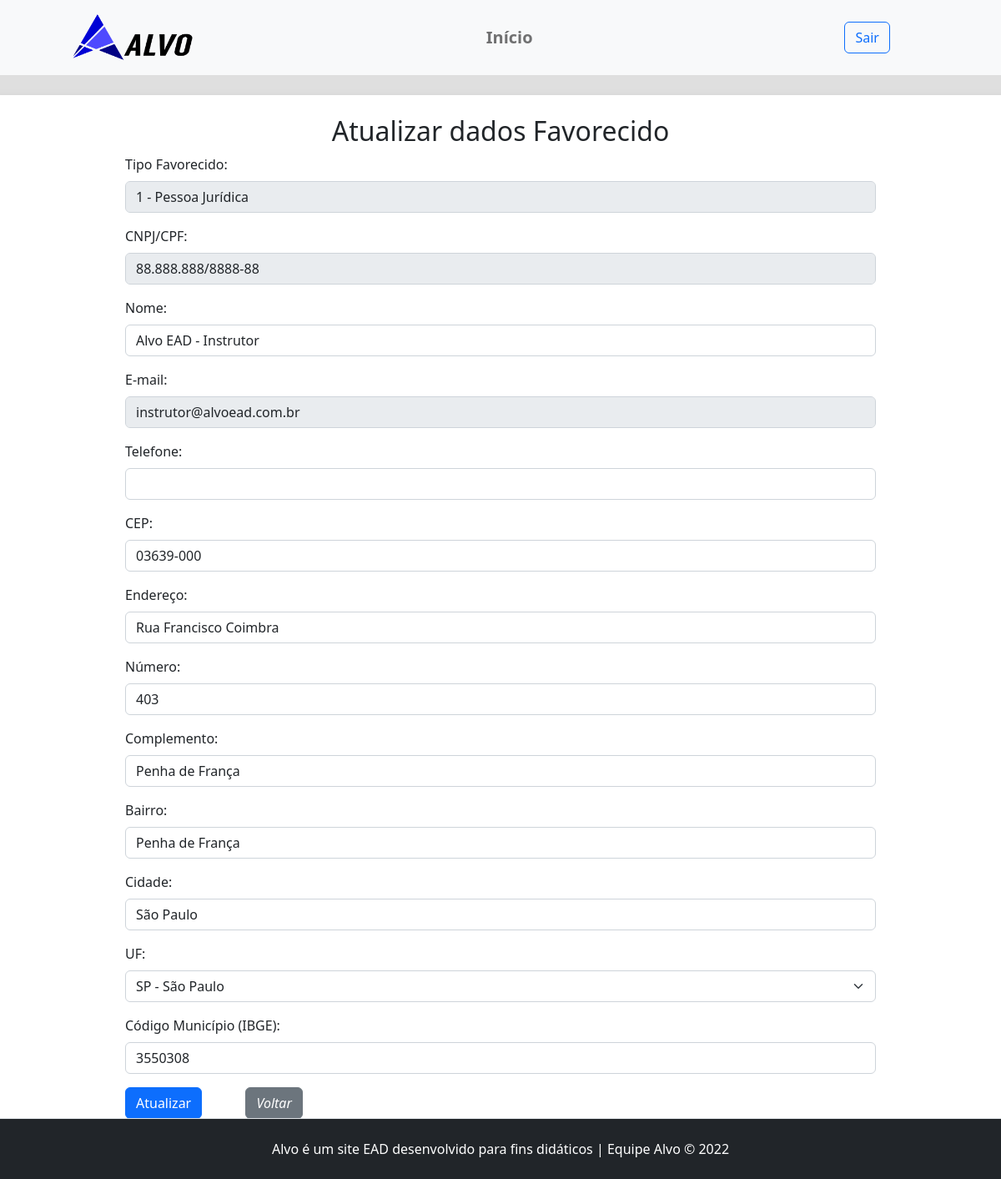
/admin/generico-atualiza.php?id=2 (signed in), run on the app's committed database.
### tables this page shows
CREATE TABLE `genericos` (
  `id` int(11) NOT NULL,
  `tipoFavorecido` int(11) NOT NULL,
  `cnpjcpf` varchar(30) NOT NULL,
  `nome` varchar(60) NOT NULL,
  `email` varchar(100) NOT NULL,
  `telefone` varchar(20) DEFAULT NULL,
  `cep` varchar(9) DEFAULT NULL,
  `endereco` varchar(60) DEFAULT NULL,
  `numero` varchar(20) DEFAULT NULL,
  `complemento` varchar(100) DEFAULT NULL,
  `bairro` varchar(60) DEFAULT NULL,
  `cidade` varchar(60) DEFAULT NULL,
  `uf` varchar(2) DEFAULT NULL,
  `codMunicipio` varchar(7) DEFAULT NULL,
  `ctrAcesso_id` int(11) DEFAULT NULL
);

### src/Banco.php (called while the page is built, shortened)
<?php
abstract class Banco {
    private static string $servidor = "localhost";
    private static string $usuario = "root";
    private static string $senha = "";
    private static string $banco = "bd_alvo";
    private static PDO $conexao;
    public static function conecta():PDO {
        try {
            self::$conexao = new PDO(
                "mysql:host=".self::$servidor.";
                dbname=".self::$banco.";
                charset=utf8",
                self::$usuario,
                self::$senha
            );
            self::$conexao ->setAttribute(
                PDO::ATTR_ERRMODE,
                PDO::ERRMODE_EXCEPTION
            );
        } catch (Exception $erro) {
            die("Erro.: ".$erro->getMessage());
        }
        return self::$conexao;
    }
}

### src/Generico.php (called while the page is built, shortened)
<?php
final class Generico {
    private int $id;
    private PDO $conexao;
    public function __construct() {
        $this->conexao = Banco::conecta();
    }
    public function listarUmGenerico():array {
        $sql = "SELECT id, tipoFavorecido, cnpjcpf, nome, email, telefone, cep, endereco, numero, complemento, bairro, cidade, uf, codMunicipio, ctrAcesso_id FROM genericos WHERE id = :id";
        try {
            $consulta = $this->conexao->prepare($sql);
            $consulta->bindParam(':id', $this->id, PDO::PARAM_INT);
            $consulta->execute();
            $resultado = $consulta->fetch(PDO::FETCH_ASSOC);
        } catch (Exception $erro) {
            die("Erro: ".$erro->getMessage());
        }
        return $resultado;
    }
    public function setId(int $id)
    {
        $this->id = filter_var($id, FILTER_SANITIZE_NUMBER_INT);
    }
}

### src/Utilitarios.php (called while the page is built, shortened)
<?php
abstract class Utilitarios {
    public static function tipoFavorecido() {
        $tipoFavorecido = [
            1 => "Pessoa Jurídica",
            2 => "Pessoa Física",
            3 => "Exterior"
        ];
        return $tipoFavorecido;
    }
    public static function formataCnpjcpf($array) {
        $cnpj_cpf = preg_replace("/\D/", '', $array);
        if (strlen($cnpj_cpf) === 11) {
            return preg_replace("/(\d{3})(\d{3})(\d{3})(\d{2})/", "\$1.\$2.\$3-\$4", $cnpj_cpf);
        } elseif (strlen($cnpj_cpf) === 14) {
            return preg_replace("/(\d{2})(\d{3})(\d{3})(\d{4})(\d{2})/", "\$1.\$2.\$3/\$4-\$5", $cnpj_cpf);
        }
        return $cnpj_cpf;
    }
}

### admin/generico-atualiza.php (the view, shortened to what this page needs)
<?php
require_once "../inc/cabecalho-admin.php";
$OBJgenerico = new Generico;
$OBJgenerico->setId($_GET['id']);
$dados = $OBJgenerico->listarUmGenerico();
$listaUF = Utilitarios::listaUF();
$listaTipoFavorecido = Utilitarios::tipoFavorecido();
?>
<div class="row">
	<article class="col-12 bg-white rounded shadow py-4">
		<h2 class="text-center">
		Atualizar dados Favorecido
		</h2>
		<form class="mx-auto w-75" action="" method="post" id="form-atualizar" name="form-atualizar">
			<div class="mb-3">
				<label class="form-label" for="tipoFavorecido">Tipo Favorecido:</label>
				<input class="form-control" type="text" id="tipoFavorecido" name="tipoFavorecido" value="<?=$dados['tipoFavorecido']?> - <?=$listaTipoFavorecido[$dados['tipoFavorecido']]?>" readonly>
			</div>
            <div class="mb-3">
				<label class="form-label" for="text">CNPJ/CPF:</label>
				<input class="form-control" type="text" id="cnpjcpf" name="cnpjcpf" value="<?=Utilitarios::formataCnpjcpf($dados['cnpjcpf'])?>" readonly>
			</div>
			<div class="mb-3">
				<label class="form-label" for="text">Nome:</label>
				<input class="form-control" type="text" id="nome" name="nome" value="<?=$dados['nome']?>" required>
			</div>
			<div class="mb-3">
				<label class="form-label" for="text">E-mail:</label>
				<input class="form-control" type="email" id="email" name="email" value="<?=$dados['email']?>" readonly>
			</div>
			<div class="mb-3">
				<label class="form-label" for="telefone">Telefone:</label>
				<input class="form-control" type="text" id="telefone" name="telefone" value="<?=$dados['telefone']?>">
			</div>
			<div class="mb-3">
				<label class="form-label" for="cep">CEP:</label>
				<input class="form-control" type="text" id="cep" name="cep" maxlength="9" value="<?=$dados['cep']?>" required>
			</div>
			<div class="mb-3">
				<label class="form-label" for="endereco">Endereço:</label>
				<input class="form-control" type="text" id="endereco" name="endereco" value="<?=$dados['endereco']?>">
			</div>
			<div class="mb-3">
				<label class="form-label" for="numero">Número:</label>
				<input class="form-control" type="text" id="numero" name="numero" value="<?=$dados['numero']?>">
			</div>
			<div class="mb-3">
				<label class="form-label" for="complemento">Complemento:</label>
				<input class="form-control" type="text" id="complemento" name="complemento" value="<?=$dados['complemento']?>">
			</div>
			<div class="mb-3">
				<label class="form-label" for="bairro">Bairro:</label>
				<input class="form-control" type="text" id="bairro" name="bairro" value="<?=$dados['bairro']?>">
			</div>
			<div class="mb-3">
				<label class="form-label" for="cidade">Cidade:</label>
				<input class="form-control" type="text" id="cidade" name="cidade" value="<?=$dados['cidade']?>">
			</div>
			<div class="mb-3">
				<label class="form-label" for="uf">UF:</label>
				<select class="form-select" name="uf" id="uf">
                    <option value="<?=$dados['uf']?>"><?=$dados['uf']?> - <?=$listaUF[$dados['uf']]?></option>
                </select>
			</div>
			<div class="mb-3">
				<label class="form-label" for="codMunicipio">Código Município (IBGE):</label>
				<input class="form-control" type="number" id="codMunicipio" name="codMunicipio" min="1111111" max="9999999" step="1" value="<?=$dados['codMunicipio']?>">
			</div>
			<button class="btn btn-primary" name="atualizar"><i class="bi bi-arrow-clockwise"></i> Atualizar</button>
			<a class="btn btn-secondary ms-5" href="generico.php"><i class="bi bi-pencil"> Voltar</i></a>
			<br class="mb-5">
			<br class="mb-5">
			<br class="mb-5">
		</form>
	</article>
</div>
<?php
require_once "../inc/rodape-admin.php";
?>
</body>
</html>

### inc/cabecalho-admin.php (shortened to what this page needs)
<!DOCTYPE html>
<html lang="pt-br" class="h-100">
<head>
  <link rel="stylesheet" href="../js/bootstrap.min.css">
  <link rel="stylesheet" href="../js/all.min.css">
  <link rel="stylesheet" href="https://cdnjs.cloudflare.com/ajax/libs/font-awesome/6.1.1/css/all.min.css" />
  <link rel="stylesheet" href="../css/style.css">
</head>
<body class="d-flex flex-column  cor-fundo ">
<header class="mb-4">
  <nav class="navbar navbar-expand-lg bg-light ">
    <div class="container-fluid">
      <a class="navbar-brand col-lg-3 d-flex justify-content-lg-center" href="../index.php"><img class="logo" src="../assets/logo_alvo.png" alt="Logo Alvo"></a>
      <div class="collapse navbar-collapse" id="navbarNav">
        <ul class="navbar-nav col-lg-8 d-flex justify-content-lg-center  fs-5 fw-semibold">
          <?php if( $_SESSION['nivel_id'] == 1 ) { ?>
            <li class="nav-item">
              <a class="nav-link" href="../admin/index.php">Início</a>
            </li>
         </ul>
        <?php } else if( $_SESSION['nivel_id'] == 2 ) { ?>
          <li class="nav-item">
            <a class="nav-link active" aria-current="page" href="index.php">Inicio</a>
          </li>
          <li class="nav-item">
            <a class="nav-link" href="../instro/curso.php">Cursos</a>
          </li>
        </ul>
        <?php } ?>
        <div class="col-lg-4 d-flex justify-content-lg-center justify-content-sm-start">
        <a href="?sair" class="btn btn-outline-primary me-2">Sair</a>
        </div>
      </div>
    </div>
  </nav>
</header>

### inc/rodape-admin.php (shortened to what this page needs)
<footer class="footer mt-auto py-4 bg-dark border-top position-fixed bottom-0 w-100">
    <div class="container text-center text-white ">
        Alvo é um site EAD desenvolvido para fins didáticos | Equipe Alvo &copy; 2022
    </div>
</footer>
</body>
</html>

### css/style.css (style rules this page uses)
body { overflow-x: hidden; }
header { position: sticky; top: 0; z-index: 9999; }
.cor-fundo { background-color: rgb(223, 223, 223); }
.logo { width: 150px; }

### data on the page
genericos: tipoFavorecido "1 - Pessoa Jurídica", cnpjcpf "88.888.888/8888-88", nome "Alvo EAD - Instrutor", email "instrutor@alvoead.com.br", cep "03639-000", endereco "Rua Francisco Coimbra", numero "403", complemento "Penha de França", bairro "Penha de França", cidade "São Paulo", uf "SP - São Paulo", codMunicipio "3550308"
